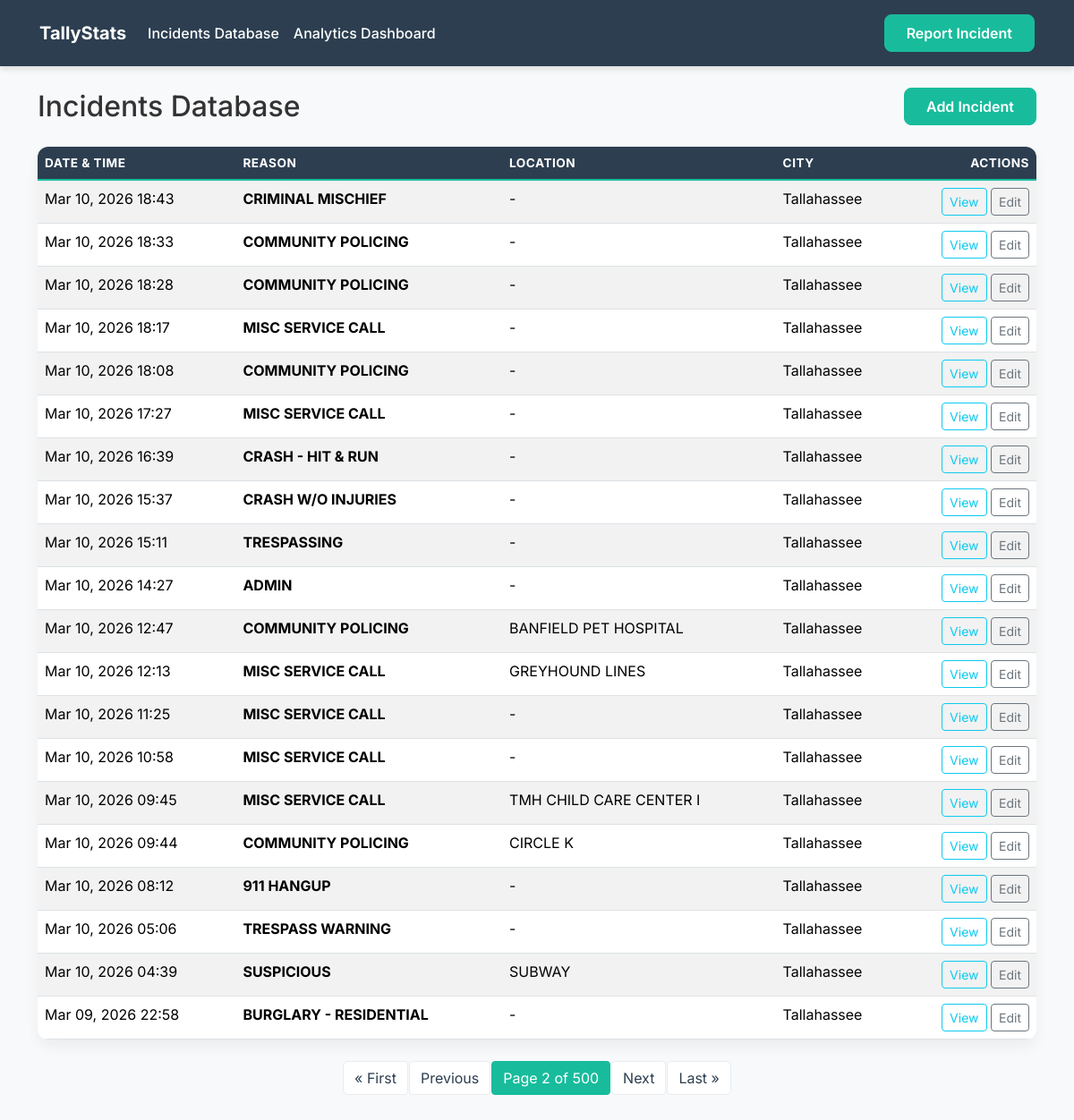
Page /records/?page=2 on the committed database.
### myapp/models.py (models this page shows, shortened)
class CrimeIncident(models.Model):
    city = models.ForeignKey(City, on_delete=models.CASCADE, related_name='crime_incidents')
    date_time = models.DateTimeField()
    reason = models.CharField(max_length=200)
    location = models.CharField(max_length=255, null=True, blank=True)
    latitude = models.FloatField(null=True, blank=True)
    longitude = models.FloatField(null=True, blank=True)
    created_at = models.DateTimeField(auto_now_add=True)
    class Meta:
        ordering = ['-date_time']

class City(models.Model):
    name = models.CharField(max_length=100, unique=True)
    class Meta:
        verbose_name_plural = "Cities"

### myapp/views.py (the view)
# urls.py: path('records/', views.records_list, name='records_list'),
def records_list(request):
    incident_list = CrimeIncident.objects.all()
    paginator = Paginator(incident_list, 20) # Show 20 incidents per page
    page_number = request.GET.get('page')
    page_obj = paginator.get_page(page_number)
    return render(request, 'myapp/list.html', {'page_obj': page_obj})

### myapp/templates/myapp/list.html (shortened to what this page needs)
{% extends 'myapp/base.html' %}
{% load bootstrap5 %}
{% block content %}
<div class="d-flex justify-content-between align-items-center mb-4">
    <h2 class="mb-0">Incidents Database</h2>
    <a href="{% url 'record_create' %}" class="btn btn-primary-custom text-white">
         Add Incident
    </a>
</div>
<div class="card card-custom p-0 overflow-hidden">
    <div class="table-responsive">
        <table class="table table-custom table-striped table-hover mb-0">
            <thead>
                <tr>
                    <th>Date & Time</th>
                    <th>Reason</th>
                    <th>Location</th>
                    <th>City</th>
                    <th class="text-end">Actions</th>
                </tr>
            </thead>
            <tbody>
                {% for incident in page_obj %}
                <tr>
                    <td>{{ incident.date_time|date:"M d, Y H:i" }}</td>
                    <td><strong>{{ incident.reason }}</strong></td>
                    <td>{{ incident.location|default:"-" }}</td>
                    <td>{{ incident.city.name }}</td>
                    <td class="text-end">
                        <a href="{% url 'record_detail' incident.pk %}" class="btn btn-sm btn-outline-info">View</a>
                        <a href="{% url 'record_edit' incident.pk %}" class="btn btn-sm btn-outline-secondary">Edit</a>
                    </td>
                </tr>
                {% empty %}
                <tr>
                    <td colspan="5" class="text-center py-4 text-muted">No incidents found in the database.</td>
                </tr>
                {% endfor %}
            </tbody>
        </table>
    </div>
</div>
{% if page_obj.has_other_pages %}
<nav aria-label="Page navigation" class="mt-4">
    <ul class="pagination pagination-custom justify-content-center">
        {% if page_obj.has_previous %}
        <li class="page-item">
            <a class="page-link" href="?page=1">&laquo; First</a>
        </li>
        <li class="page-item">
            <a class="page-link" href="?page={{ page_obj.previous_page_number }}">Previous</a>
        </li>
        {% endif %}
        <li class="page-item active">
            <span class="page-link">Page {{ page_obj.number }} of {{ page_obj.paginator.num_pages }}</span>
        </li>
        {% if page_obj.has_next %}
        <li class="page-item">
            <a class="page-link" href="?page={{ page_obj.next_page_number }}">Next</a>
        </li>
        <li class="page-item">
            <a class="page-link" href="?page={{ page_obj.paginator.num_pages }}">Last &raquo;</a>
        </li>
        {% endif %}
    </ul>
</nav>
{% endif %}
{% endblock %}

### myapp/static/css/style.css (style rules this page uses)
:root { --primary-color: #2c3e50; --secondary-color: #18bc9c; --bg-color: #f8f9fa; --card-bg: #ffffff; --text-color: #333333; }
body { background-color: var(--bg-color); font-family: 'Inter', -apple-system, BlinkMacSystemFont, "Segoe UI", Roboto, "Helvetica Neue", Arial, sans-serif; color: var(--text-color); }
.card-custom { border: none; border-radius: 12px; background-color: var(--card-bg); box-shadow: 0 8px 15px rgba(0, 0, 0, 0.05); transition: transform 0.2s ease, box-shadow 0.2s ease; }
.table-custom thead th { background-color: var(--primary-color); color: white; border-bottom: 2px solid var(--secondary-color); text-transform: uppercase; font-size: 0.85rem; letter-spacing: 0.5px; }
.btn-primary-custom { background-color: var(--secondary-color); border-color: var(--secondary-color); border-radius: 8px; padding: 0.5rem 1.5rem; font-weight: 600; transition: all 0.3s ease; }
.pagination-custom .page-link { color: var(--primary-color); border-radius: 4px; margin: 0 2px; border: 1px solid #e9ecef; }
.pagination-custom .page-item.active .page-link { background-color: var(--secondary-color); border-color: var(--secondary-color); color: white; }

### rows in the picture
CrimeIncident: date_time "Mar 10, 2026 18:28", reason "COMMUNITY POLICING", location "-", city.name "Tallahassee"
CrimeIncident: date_time "Mar 10, 2026 18:17", reason "MISC SERVICE CALL", location "-", city.name "Tallahassee"
CrimeIncident: date_time "Mar 10, 2026 12:13", reason "MISC SERVICE CALL", location "GREYHOUND LINES", city.name "Tallahassee"
CrimeIncident: date_time "Mar 10, 2026 11:25", reason "MISC SERVICE CALL", location "-", city.name "Tallahassee"
CrimeIncident: date_time "Mar 10, 2026 10:58", reason "MISC SERVICE CALL", location "-", city.name "Tallahassee"
CrimeIncident: date_time "Mar 10, 2026 05:06", reason "TRESPASS WARNING", location "-", city.name "Tallahassee"

### other values in the picture
{{ page_obj.number }} "2"
{{ page_obj.paginator.num_pages }} "500"
